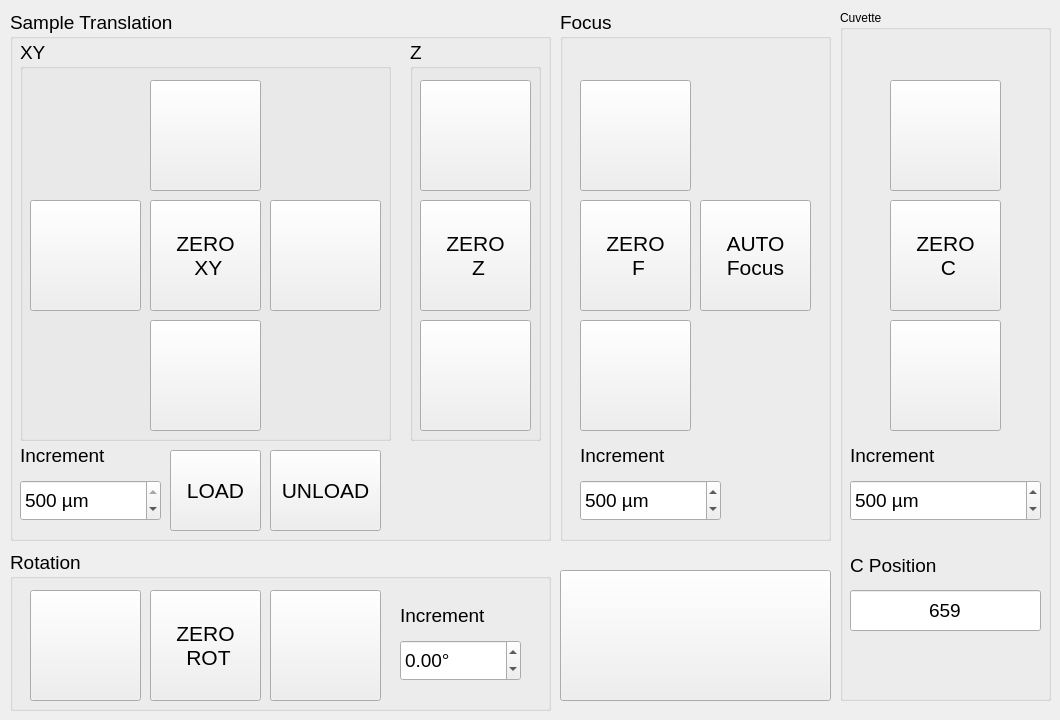
          <widget class="QWidget" name="MovementTabWidget">
           <attribute name="title">
            <string>Movement</string>
           </attribute>
           <widget class="QGroupBox" name="xyzGroupbox">
            <property name="enabled">
             <bool>true</bool>
            </property>
            <property name="geometry">
             <rect>
              <x>10</x>
              <y>10</y>
              <width>541</width>
              <height>531</height>
             </rect>
            </property>
            <property name="font">
             <font>
              <pointsize>14</pointsize>
             </font>
            </property>
            <property name="title">
             <string>Sample Translation</string>
            </property>
            <property name="flat">
             <bool>false</bool>
            </property>
            <widget class="QGroupBox" name="groupBox_4">
             <property name="enabled">
              <bool>true</bool>
             </property>
             <property name="geometry">
              <rect>
               <x>10</x>
               <y>30</y>
               <width>371</width>
               <height>401</height>
              </rect>
             </property>
             <property name="font">
              <font>
               <pointsize>14</pointsize>
              </font>
             </property>
             <property name="title">
              <string>XY</string>
             </property>
             <widget class="QPushButton" name="yPlusButton">
              <property name="enabled">
               <bool>true</bool>
              </property>
              <property name="geometry">
               <rect>
                <x>130</x>
                <y>40</y>
                <width>111</width>
                <height>111</height>
               </rect>
              </property>
              <property name="font">
               <font>
                <weight>50</weight>
                <italic>false</italic>
                <bold>false</bold>
               </font>
              </property>
              <property name="text">
               <string/>
              </property>
              <property name="icon">
               <iconset>
                <normaloff>up-blue.png</normaloff>up-blue.png</iconset>
              </property>
              <property name="iconSize">
               <size>
                <width>80</width>
                <height>80</height>
               </size>
              </property>
              <property name="checkable">
               <bool>false</bool>
              </property>
              <property name="autoRepeat">
               <bool>true</bool>
              </property>
             </widget>
             <widget class="QPushButton" name="xPlusButton">
              <property name="enabled">
               <bool>true</bool>
              </property>
              <property name="geometry">
               <rect>
                <x>250</x>
                <y>160</y>
                <width>111</width>
                <height>111</height>
               </rect>
              </property>
              <property name="font">
               <font>
                <weight>50</weight>
                <bold>false</bold>
               </font>
              </property>
              <property name="text">
               <string/>
              </property>
              <property name="icon">
               <iconset>
                <normaloff>right-blue.png</normaloff>right-blue.png</iconset>
              </property>
              <property name="iconSize">
               <size>
                <width>80</width>
                <height>80</height>
               </size>
              </property>
              <property name="autoRepeat">
               <bool>true</bool>
              </property>
             </widget>
             <widget class="QPushButton" name="xMinusButton">
              <property name="enabled">
               <bool>true</bool>
              </property>
              <property name="geometry">
               <rect>
                <x>10</x>
                <y>160</y>
                <width>111</width>
                <height>111</height>
               </rect>
              </property>
              <property name="font">
               <font>
                <weight>50</weight>
                <bold>false</bold>
               </font>
              </property>
              <property name="text">
               <string/>
              </property>
              <property name="icon">
               <iconset>
                <normaloff>left-blue.png</normaloff>left-blue.png</iconset>
              </property>
              <property name="iconSize">
               <size>
                <width>80</width>
                <height>80</height>
               </size>
              </property>
              <property name="autoRepeat">
               <bool>true</bool>
              </property>
             </widget>
             <widget class="QPushButton" name="yMinusButton">
              <property name="enabled">
               <bool>true</bool>
              </property>
              <property name="geometry">
               <rect>
                <x>130</x>
                <y>280</y>
                <width>111</width>
                <height>111</height>
               </rect>
              </property>
              <property name="font">
               <font>
                <weight>50</weight>
                <bold>false</bold>
               </font>
              </property>
              <property name="text">
               <string/>
              </property>
              <property name="icon">
               <iconset>
                <normaloff>down-blue.png</normaloff>down-blue.png</iconset>
              </property>
              <property name="iconSize">
               <size>
                <width>80</width>
                <height>80</height>
               </size>
              </property>
              <property name="autoRepeat">
               <bool>true</bool>
              </property>
             </widget>
             <widget class="QPushButton" name="xyZeroButton">
              <property name="enabled">
               <bool>true</bool>
              </property>
              <property name="geometry">
               <rect>
                <x>130</x>
                <y>160</y>
                <width>111</width>
                <height>111</height>
               </rect>
              </property>
              <property name="font">
               <font>
                <pointsize>16</pointsize>
                <weight>50</weight>
                <italic>false</italic>
                <bold>false</bold>
               </font>
              </property>
              <property name="text">
               <string>ZERO
 XY</string>
              </property>
              <property name="checkable">
               <bool>true</bool>
              </property>
             </widget>
            </widget>
            <widget class="QGroupBox" name="groupBox_6">
             <property name="enabled">
              <bool>true</bool>
             </property>
             <property name="geometry">
              <rect>
               <x>400</x>
               <y>30</y>
               <width>131</width>
               <height>401</height>
              </rect>
             </property>
             <property name="font">
              <font>
               <pointsize>14</pointsize>
              </font>
             </property>
             <property name="title">
              <string>Z</string>
             </property>
             <widget class="QPushButton" name="zPlusButton">
              <property name="enabled">
               <bool>true</bool>
              </property>
              <property name="geometry">
               <rect>
                <x>10</x>
                <y>40</y>
                <width>111</width>
                <height>111</height>
               </rect>
              </property>
              <property name="font">
               <font>
                <weight>50</weight>
                <italic>false</italic>
                <bold>false</bold>
               </font>
              </property>
              <property name="text">
               <string/>
              </property>
              <property name="icon">
               <iconset>
                <normaloff>up-blue.png</normaloff>up-blue.png</iconset>
              </property>
              <property name="iconSize">
               <size>
                <width>80</width>
                <height>80</height>
               </size>
              </property>
              <property name="autoRepeat">
               <bool>true</bool>
              </property>
             </widget>
             <widget class="QPushButton" name="zMinusButton">
              <property name="enabled">
               <bool>true</bool>
              </property>
              <property name="geometry">
               <rect>
                <x>10</x>
                <y>280</y>
                <width>111</width>
                <height>111</height>
               </rect>
              </property>
              <property name="font">
               <font>
                <weight>50</weight>
                <italic>false</italic>
                <bold>false</bold>
               </font>
              </property>
              <property name="text">
               <string/>
              </property>
              <property name="icon">
               <iconset>
                <normaloff>down-blue.png</normaloff>down-blue.png</iconset>
              </property>
              <property name="iconSize">
               <size>
                <width>80</width>
                <height>80</height>
               </size>
              </property>
              <property name="autoRepeat">
               <bool>true</bool>
              </property>
             </widget>
             <widget class="QPushButton" name="zZeroButton">
              <property name="enabled">
               <bool>true</bool>
              </property>
              <property name="geometry">
               <rect>
                <x>10</x>
                <y>160</y>
                <width>111</width>
                <height>111</height>
               </rect>
              </property>
              <property name="font">
               <font>
                <pointsize>16</pointsize>
                <weight>50</weight>
                <italic>false</italic>
                <bold>false</bold>
               </font>
              </property>
              <property name="text">
               <string>ZERO
 Z</string>
              </property>
              <property name="checkable">
               <bool>true</bool>
              </property>
             </widget>
            </widget>
            <widget class="QPushButton" name="xyzLoadButton">
             <property name="enabled">
              <bool>true</bool>
             </property>
             <property name="geometry">
              <rect>
               <x>160</x>
               <y>440</y>
               <width>91</width>
               <height>81</height>
              </rect>
             </property>
             <property name="font">
              <font>
               <pointsize>16</pointsize>
               <weight>50</weight>
               <bold>false</bold>
              </font>
             </property>
             <property name="text">
              <string>LOAD</string>
             </property>
            </widget>
            <widget class="QLabel" name="label_13">
             <property name="enabled">
              <bool>true</bool>
             </property>
             <property name="geometry">
              <rect>
               <x>10</x>
               <y>430</y>
               <width>141</width>
               <height>31</height>
              </rect>
             </property>
             <property name="font">
              <font>
               <pointsize>14</pointsize>
              </font>
             </property>
             <property name="text">
              <string>Increment</string>
             </property>
            </widget>
            <widget class="QSpinBox" name="xyzIncrementSpinbox">
             <property name="enabled">
              <bool>true</bool>
             </property>
             <property name="geometry">
              <rect>
               <x>10</x>
               <y>470</y>
               <width>141</width>
               <height>41</height>
              </rect>
             </property>
             <property name="font">
              <font>
               <pointsize>14</pointsize>
              </font>
             </property>
             <property name="suffix">
              <string> µm </string>
             </property>
             <property name="maximum">
              <number>500</number>
             </property>
             <property name="value">
              <number>500</number>
             </property>
            </widget>
            <widget class="QPushButton" name="xyzUnloadButton">
             <property name="enabled">
              <bool>true</bool>
             </property>
             <property name="geometry">
              <rect>
               <x>260</x>
               <y>440</y>
               <width>111</width>
               <height>81</height>
              </rect>
             </property>
             <property name="font">
              <font>
               <pointsize>16</pointsize>
               <weight>50</weight>
               <bold>false</bold>
              </font>
             </property>
             <property name="text">
              <string>UNLOAD</string>
             </property>
            </widget>
           </widget>
           <widget class="QGroupBox" name="focusGroupbox">
            <property name="enabled">
             <bool>true</bool>
            </property>
            <property name="geometry">
             <rect>
              <x>560</x>
              <y>10</y>
              <width>271</width>
              <height>531</height>
             </rect>
            </property>
            <property name="font">
             <font>
              <pointsize>14</pointsize>
             </font>
            </property>
            <property name="title">
             <string>Focus</string>
            </property>
            <widget class="QPushButton" name="focusPlusButton">
             <property name="enabled">
              <bool>true</bool>
             </property>
             <property name="geometry">
              <rect>
               <x>20</x>
               <y>70</y>
               <width>111</width>
               <height>111</height>
              </rect>
             </property>
             <property name="font">
              <font>
               <weight>50</weight>
               <italic>false</italic>
               <bold>false</bold>
              </font>
             </property>
             <property name="text">
              <string/>
             </property>
             <property name="icon">
              <iconset>
               <normaloff>up-green.png</normaloff>up-green.png</iconset>
             </property>
             <property name="iconSize">
              <size>
               <width>80</width>
               <height>80</height>
              </size>
             </property>
             <property name="autoRepeat">
              <bool>true</bool>
             </property>
            </widget>
            <widget class="QPushButton" name="focusZeroButton">
             <property name="enabled">
              <bool>true</bool>
             </property>
             <property name="geometry">
              <rect>
               <x>20</x>
               <y>190</y>
               <width>111</width>
               <height>111</height>
              </rect>
             </property>
             <property name="font">
              <font>
               <pointsize>16</pointsize>
               <weight>50</weight>
               <italic>false</italic>
               <bold>false</bold>
              </font>
             </property>
             <property name="text">
              <string>ZERO
 F</string>
             </property>
             <property name="checkable">
              <bool>true</bool>
             </property>
            </widget>
            <widget class="QPushButton" name="focusMinusButton">
             <property name="enabled">
              <bool>true</bool>
             </property>
             <property name="geometry">
              <rect>
               <x>20</x>
               <y>310</y>
               <width>111</width>
               <height>111</height>
              </rect>
             </property>
             <property name="font">
              <font>
               <weight>50</weight>
               <italic>false</italic>
               <bold>false</bold>
              </font>
             </property>
             <property name="text">
              <string/>
             </property>
             <property name="icon">
              <iconset>
               <normaloff>down-green.png</normaloff>down-green.png</iconset>
             </property>
             <property name="iconSize">
              <size>
               <width>80</width>
               <height>80</height>
              </size>
             </property>
             <property name="autoRepeat">
              <bool>true</bool>
             </property>
            </widget>
            <widget class="QSpinBox" name="focusIncrementSpinbox">
             <property name="enabled">
              <bool>true</bool>
             </property>
             <property name="geometry">
              <rect>
               <x>20</x>
               <y>470</y>
               <width>141</width>
               <height>41</height>
              </rect>
             </property>
             <property name="font">
              <font>
               <pointsize>14</pointsize>
              </font>
             </property>
             <property name="suffix">
              <string> µm</string>
             </property>
             <property name="maximum">
              <number>1000</number>
             </property>
             <property name="value">
              <number>500</number>
             </property>
            </widget>
            <widget class="QLabel" name="label_14">
             <property name="enabled">
              <bool>true</bool>
             </property>
             <property name="geometry">
              <rect>
               <x>20</x>
               <y>430</y>
               <width>141</width>
               <height>31</height>
              </rect>
             </property>
             <property name="font">
              <font>
               <pointsize>14</pointsize>
              </font>
             </property>
             <property name="text">
              <string>Increment</string>
             </property>
            </widget>
            <widget class="QPushButton" name="focusAutoButton">
             <property name="enabled">
              <bool>true</bool>
             </property>
             <property name="geometry">
              <rect>
               <x>140</x>
               <y>190</y>
               <width>111</width>
               <height>111</height>
              </rect>
             </property>
             <property name="font">
              <font>
               <pointsize>16</pointsize>
               <weight>50</weight>
               <italic>false</italic>
               <bold>false</bold>
              </font>
             </property>
             <property name="toolTip">
              <string>Autofocus Menu</string>
             </property>
             <property name="text">
              <string>AUTO
Focus</string>
             </property>
             <property name="checkable">
              <bool>false</bool>
             </property>
            </widget>
           </widget>
           <widget class="QGroupBox" name="rotGroupbox">
            <property name="enabled">
             <bool>true</bool>
            </property>
            <property name="geometry">
             <rect>
              <x>10</x>
              <y>550</y>
              <width>541</width>
              <height>161</height>
             </rect>
            </property>
            <property name="font">
             <font>
              <pointsize>14</pointsize>
             </font>
            </property>
            <property name="title">
             <string>Rotation</string>
            </property>
            <widget class="QPushButton" name="rotMinusButton">
             <property name="enabled">
              <bool>true</bool>
             </property>
             <property name="geometry">
              <rect>
               <x>20</x>
               <y>40</y>
               <width>111</width>
               <height>111</height>
              </rect>
             </property>
             <property name="font">
              <font>
               <weight>50</weight>
               <italic>false</italic>
               <bold>false</bold>
              </font>
             </property>
             <property name="text">
              <string/>
             </property>
             <property name="icon">
              <iconset>
               <normaloff>left-red.png</normaloff>left-red.png</iconset>
             </property>
             <property name="iconSize">
              <size>
               <width>80</width>
               <height>80</height>
              </size>
             </property>
             <property name="autoRepeat">
              <bool>true</bool>
             </property>
            </widget>
            <widget class="QPushButton" name="rotPlusButton">
             <property name="enabled">
              <bool>true</bool>
             </property>
             <property name="geometry">
              <rect>
               <x>260</x>
               <y>40</y>
               <width>111</width>
               <height>111</height>
              </rect>
             </property>
             <property name="font">
              <font>
               <weight>50</weight>
               <italic>false</italic>
               <bold>false</bold>
              </font>
             </property>
             <property name="text">
              <string/>
             </property>
             <property name="icon">
              <iconset>
               <normaloff>right-red.png</normaloff>right-red.png</iconset>
             </property>
             <property name="iconSize">
              <size>
               <width>80</width>
               <height>80</height>
              </size>
             </property>
             <property name="autoRepeat">
              <bool>true</bool>
             </property>
            </widget>
            <widget class="QLabel" name="label_18">
             <property name="enabled">
              <bool>true</bool>
             </property>
             <property name="geometry">
              <rect>
               <x>390</x>
               <y>50</y>
               <width>141</width>
               <height>31</height>
              </rect>
             </property>
             <property name="font">
              <font>
               <pointsize>14</pointsize>
              </font>
             </property>
             <property name="text">
              <string>Increment</string>
             </property>
            </widget>
            <widget class="QDoubleSpinBox" name="rotIncrementSpinbox">
             <property name="enabled">
              <bool>true</bool>
             </property>
             <property name="geometry">
              <rect>
               <x>390</x>
               <y>90</y>
               <width>121</width>
               <height>41</height>
              </rect>
             </property>
             <property name="font">
              <font>
               <pointsize>14</pointsize>
              </font>
             </property>
             <property name="suffix">
              <string>°</string>
             </property>
             <property name="minimum">
              <double>-181.000000000000000</double>
             </property>
             <property name="maximum">
              <double>181.000000000000000</double>
             </property>
             <property name="singleStep">
              <double>0.010000000000000</double>
             </property>
            </widget>
            <widget class="QPushButton" name="rotZeroButton">
             <property name="enabled">
              <bool>true</bool>
             </property>
             <property name="geometry">
              <rect>
               <x>140</x>
               <y>40</y>
               <width>111</width>
               <height>111</height>
              </rect>
             </property>
             <property name="font">
              <font>
               <pointsize>16</pointsize>
               <weight>50</weight>
               <italic>false</italic>
               <bold>false</bold>
              </font>
             </property>
             <property name="text">
              <string>ZERO 
 ROT</string>
             </property>
             <property name="checkable">
              <bool>true</bool>
             </property>
            </widget>
           </widget>
           <widget class="QPushButton" name="xyzrotStopButton">
            <property name="enabled">
             <bool>true</bool>
            </property>
            <property name="geometry">
             <rect>
              <x>560</x>
              <y>570</y>
              <width>271</width>
              <height>131</height>
             </rect>
            </property>
            <property name="font">
             <font>
              <pointsize>16</pointsize>
              <weight>50</weight>
              <bold>false</bold>
             </font>
            </property>
            <property name="autoFillBackground">
             <bool>false</bool>
            </property>
            <property name="text">
             <string/>
            </property>
            <property name="icon">
             <iconset>
              <normaloff>stop-stages.png</normaloff>stop-stages.png</iconset>
            </property>
            <property name="iconSize">
             <size>
              <width>100</width>
              <height>100</height>
             </size>
            </property>
           </widget>
           <widget class="QGroupBox" name="cuvetteGroupBox">
            <property name="enabled">
             <bool>true</bool>
            </property>
            <property name="geometry">
             <rect>
              <x>840</x>
              <y>10</y>
              <width>211</width>
              <height>691</height>
             </rect>
            </property>
            <property name="font">
             <font>
              <weight>50</weight>
              <bold>false</bold>
             </font>
            </property>
            <property name="title">
             <string>Cuvette</string>
            </property>
            <widget class="QPushButton" name="cuvetteMinusButton">
             <property name="enabled">
              <bool>true</bool>
             </property>
             <property name="geometry">
              <rect>
               <x>50</x>
               <y>70</y>
               <width>111</width>
               <height>111</height>
              </rect>
             </property>
             <property name="font">
              <font>
               <weight>50</weight>
               <italic>false</italic>
               <bold>false</bold>
              </font>
             </property>
             <property name="text">
              <string/>
             </property>
             <property name="icon">
              <iconset>
               <normaloff>up-red.png</normaloff>up-red.png</iconset>
             </property>
             <property name="iconSize">
              <size>
               <width>80</width>
               <height>80</height>
              </size>
             </property>
             <property name="autoRepeat">
              <bool>true</bool>
             </property>
            </widget>
            <widget class="QPushButton" name="cuvettePlusButton">
             <property name="enabled">
              <bool>true</bool>
             </property>
             <property name="geometry">
              <rect>
               <x>50</x>
               <y>310</y>
               <width>111</width>
               <height>111</height>
              </rect>
             </property>
             <property name="font">
              <font>
               <weight>50</weight>
               <italic>false</italic>
               <bold>false</bold>
              </font>
             </property>
             <property name="text">
              <string/>
             </property>
             <property name="icon">
              <iconset>
               <normaloff>down-red.png</normaloff>down-red.png</iconset>
             </property>
             <property name="iconSize">
              <size>
               <width>80</width>
               <height>80</height>
              </size>
             </property>
             <property name="autoRepeat">
              <bool>true</bool>
             </property>
            </widget>
            <widget class="QPushButton" name="cuvetteZeroButton">
             <property name="enabled">
              <bool>true</bool>
             </property>
             <property name="geometry">
              <rect>
               <x>50</x>
               <y>190</y>
               <width>111</width>
               <height>111</height>
              </rect>
             </property>
             <property name="font">
              <font>
               <pointsize>16</pointsize>
               <weight>50</weight>
               <italic>false</italic>
               <bold>false</bold>
              </font>
             </property>
             <property name="text">
              <string>ZERO
 C</string>
             </property>
             <property name="checkable">
              <bool>true</bool>
             </property>
            </widget>
            <widget class="QLabel" name="label_19">
             <property name="enabled">
              <bool>true</bool>
             </property>
             <property name="geometry">
              <rect>
               <x>10</x>
               <y>430</y>
               <width>141</width>
               <height>31</height>
              </rect>
             </property>
             <property name="font">
              <font>
               <pointsize>14</pointsize>
              </font>
             </property>
             <property name="text">
              <string>Increment</string>
             </property>
            </widget>
            <widget class="QSpinBox" name="cuvetteIncrementSpinbox">
             <property name="enabled">
              <bool>true</bool>
             </property>
             <property name="geometry">
              <rect>
               <x>10</x>
               <y>470</y>
               <width>191</width>
               <height>41</height>
              </rect>
             </property>
             <property name="font">
              <font>
               <pointsize>14</pointsize>
              </font>
             </property>
             <property name="suffix">
              <string> µm</string>
             </property>
             <property name="maximum">
              <number>1000</number>
             </property>
             <property name="value">
              <number>500</number>
             </property>
            </widget>
            <widget class="QLabel" name="label_20">
             <property name="enabled">
              <bool>true</bool>
             </property>
             <property name="geometry">
              <rect>
               <x>10</x>
               <y>540</y>
               <width>141</width>
               <height>31</height>
              </rect>
             </property>
             <property name="font">
              <font>
               <pointsize>14</pointsize>
              </font>
             </property>
             <property name="text">
              <string>C Position</string>
             </property>
            </widget>
            <widget class="QLineEdit" name="Cuvette_Position_Indicator">
             <property name="geometry">
              <rect>
               <x>10</x>
               <y>580</y>
               <width>191</width>
               <height>41</height>
              </rect>
             </property>
             <property name="font">
              <font>
               <pointsize>14</pointsize>
              </font>
             </property>
             <property name="accessibleName">
              <string>X</string>
             </property>
             <property name="text">
              <string>659</string>
             </property>
             <property name="alignment">
              <set>Qt::AlignCenter</set>
             </property>
             <property name="readOnly">
              <bool>true</bool>
             </property>
            </widget>
           </widget>
          </widget>
